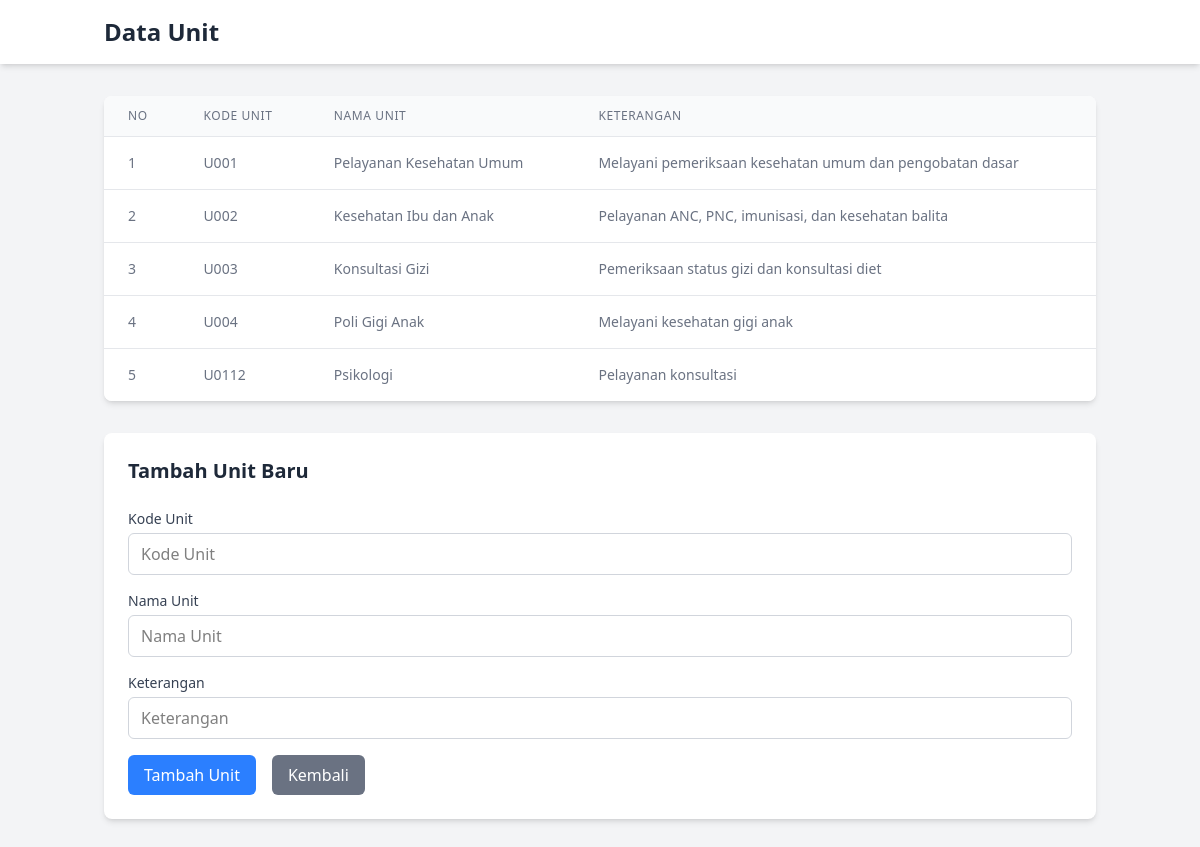
The page /pertemuan5/tugas/form/add_unit.php on the database its author committed.
### tables this page shows
CREATE TABLE `unit_kerja` (
  `id` int(11) NOT NULL,
  `kode_unit` varchar(50) NOT NULL,
  `nama_unit` varchar(100) NOT NULL,
  `keterangan` varchar(255) DEFAULT NULL
);

### pertemuan5/tugas/form/add_unit.php (the view, shortened to what this page needs)
<?php
include '../config/koneksi.php';
?>
<!DOCTYPE html>
<html lang="en">
<head>
    <link rel="stylesheet" href="../src/output.css">
</head>
<body class="bg-gray-100 font-sans">
    <nav class="bg-white shadow-md">
        <div class="container mx-auto px-4 py-4">
            <h1 class="text-2xl font-bold text-gray-800">Data Unit</h1>
        </div>
    </nav>
    <main class="container mx-auto px-4 py-8">
        <div class="bg-white rounded-lg shadow-md overflow-hidden mb-8">
            <div class="overflow-x-auto">
                <table class="min-w-full divide-y divide-gray-200">
                    <thead class="bg-gray-50">
                        <tr>
                            <th class="px-6 py-3 text-left text-xs font-medium text-gray-500 uppercase tracking-wider">No</th>
                            <th class="px-6 py-3 text-left text-xs font-medium text-gray-500 uppercase tracking-wider">Kode Unit</th>
                            <th class="px-6 py-3 text-left text-xs font-medium text-gray-500 uppercase tracking-wider">Nama Unit</th>
                            <th class="px-6 py-3 text-left text-xs font-medium text-gray-500 uppercase tracking-wider">Keterangan</th>
                        </tr>
                    </thead>
                    <tbody class="bg-white divide-y divide-gray-200">
                        <?php
                        $i = 1;
                        $query = mysqli_query($koneksi, "SELECT * FROM unit_kerja");
                        while ($data = mysqli_fetch_assoc($query)) {
                        ?>
                            <tr>
                                <td class="px-6 py-4 whitespace-nowrap text-sm text-gray-500"><?= $i++; ?></td>
                                <td class="px-6 py-4 whitespace-nowrap text-sm text-gray-500"><?= htmlspecialchars($data['kode_unit']); ?></td>
                                <td class="px-6 py-4 whitespace-nowrap text-sm text-gray-500"><?= htmlspecialchars($data['nama_unit']); ?></td>
                                <td class="px-6 py-4 whitespace-nowrap text-sm text-gray-500"><?= htmlspecialchars($data['keterangan']); ?></td>
                            </tr>
                        <?php
                        }
                        ?>
                    </tbody>
                </table>
            </div>
        </div>
        <div class="bg-white rounded-lg shadow-md p-6">
            <h2 class="text-xl font-semibold text-gray-800 mb-6">Tambah Unit Baru</h2>
            <form action="" method="POST" class="space-y-4">
                <div>
                    <label for="kode_unit" class="block text-sm font-medium text-gray-700 mb-1">Kode Unit</label>
                    <input type="text" name="kode_unit" id="kode_unit" required placeholder="Kode Unit"
                        class="border border-gray-300 rounded-md px-3 py-2 w-full focus:outline-none focus:ring-2 focus:ring-blue-500">
                </div>
                <div>
                    <label for="nama_unit" class="block text-sm font-medium text-gray-700 mb-1">Nama Unit</label>
                    <input type="text" name="nama_unit" id="nama_unit" required placeholder="Nama Unit"
                        class="border border-gray-300 rounded-md px-3 py-2 w-full focus:outline-none focus:ring-2 focus:ring-blue-500">
                </div>
                <div>
                    <label for="keterangan" class="block text-sm font-medium text-gray-700 mb-1">Keterangan</label>
                    <input type="text" name="keterangan" id="keterangan" required placeholder="Keterangan"
                        class="border border-gray-300 rounded-md px-3 py-2 w-full focus:outline-none focus:ring-2 focus:ring-blue-500">
                </div>
                <div class="flex items-center space-x-4">
                    <button type="submit" name="submit"
                        class="bg-blue-500 hover:bg-blue-600 text-white font-medium py-2 px-4 rounded-md transition duration-300">
                        Tambah Unit
                    </button>
                    <button type="button" onclick="window.location.href='../pages/paramedik.php'"
                        class="bg-gray-500 hover:bg-gray-600 text-white font-medium py-2 px-4 rounded-md transition duration-300">
                        Kembali
                    </button>
                </div>
            </form>
        </div>
    </main>
</body>
</html>

### rows shown on the page
unit_kerja: kode_unit "U001", nama_unit "Pelayanan Kesehatan Umum", keterangan "Melayani pemeriksaan kesehatan umum dan pengobatan dasar"
unit_kerja: kode_unit "U002", nama_unit "Kesehatan Ibu dan Anak", keterangan "Pelayanan ANC, PNC, imunisasi, dan kesehatan balita"
unit_kerja: kode_unit "U003", nama_unit "Konsultasi Gizi", keterangan "Pemeriksaan status gizi dan konsultasi diet"
unit_kerja: kode_unit "U004", nama_unit "Poli Gigi Anak", keterangan "Melayani kesehatan gigi anak"
unit_kerja: kode_unit "U0112", nama_unit "Psikologi", keterangan "Pelayanan konsultasi"
